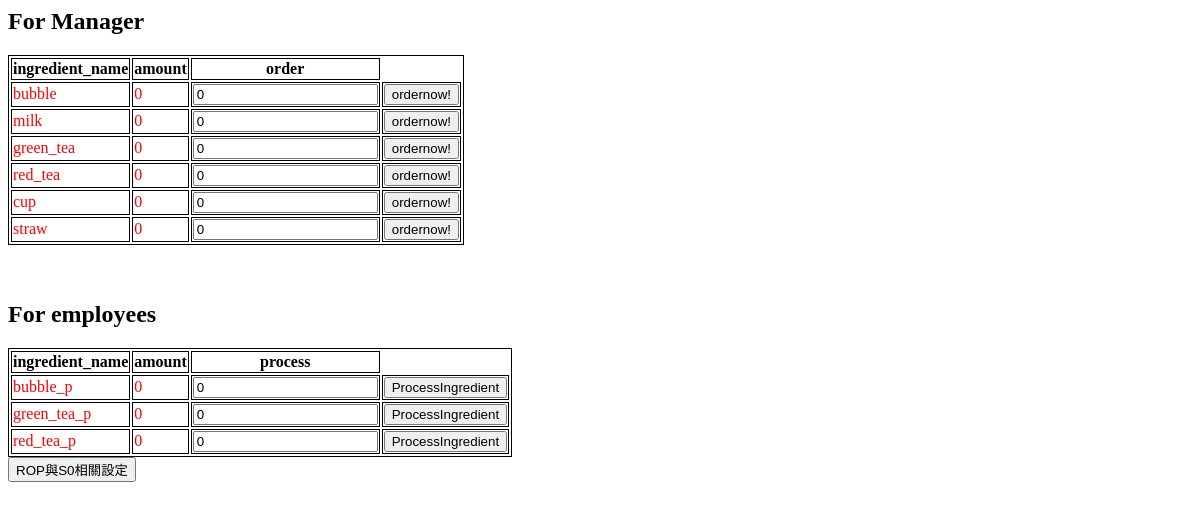
/listingredient/, run on an earlier commit of the app's database.
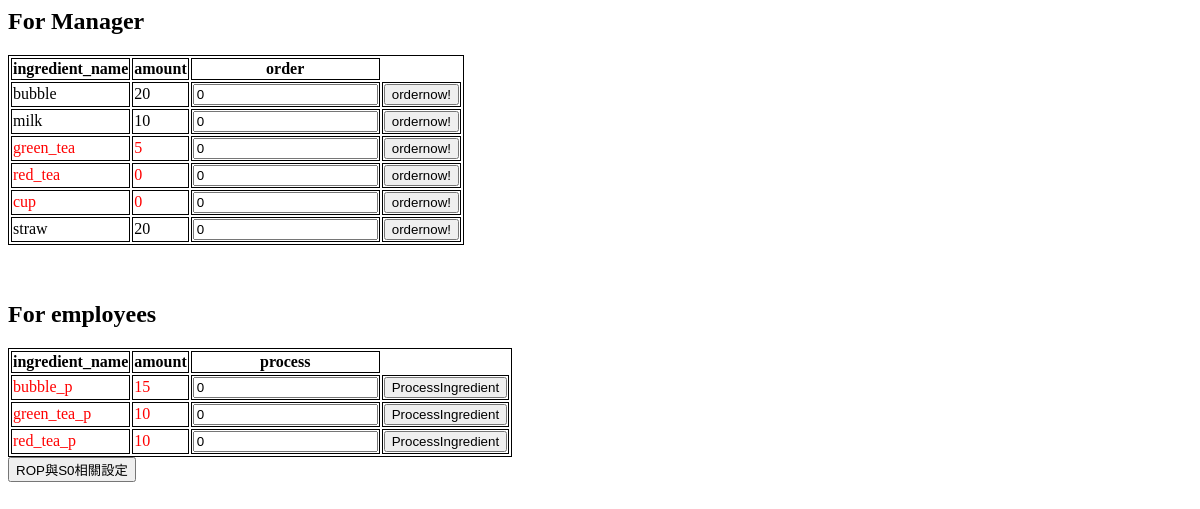
And on a later commit of the database.
### drink/models.py (models this page shows, shortened)
class Ingredient(models.Model):
    ingredient_name = models.CharField(max_length=20)
    amount = models.DecimalField(max_digits=5, decimal_places=0)
    is_processed = models.BooleanField(default=False)
    supplier = models.ManyToManyField(Supplier, through='Ingredient_offerd_by_supplier')

### drink/views.py (the view)
# urls.py: path('listingredient/',list_ingredient),
def list_ingredient(request):
        i_list=list(Ingredient.objects.all().filter(is_processed=False))
        processed_i_list=list(Ingredient.objects.all().filter(is_processed=True))
        i_para_dict=geti_level_dict()
        pi_para_dict=getp_i_level_dict()
        for i in i_list:
            i_order_amount_str=i.ingredient_name+"_orderamount"
            if i.ingredient_name+"_orderamount" in request.GET:
                order_val=int(request.GET[i.ingredient_name+"_orderamount"])
                if order_val > 0:
                    i.amount = i.amount + order_val
                    i.save()
        for i in processed_i_list:
            i_process_amount_str=i.ingredient_name+"_processamount"
            if i.ingredient_name+"_processamount" in request.GET:
                process_val=int(request.GET[i.ingredient_name+"_processamount"])
                if process_val > 0:
                    i.amount = i.amount + process_val
                    i.save()
        return render(request,'manager_check_i.html',locals())

### drink/views.py (called while the page is built)
@register.filter
def get_item(dictionary, key):
    return dictionary.get(key)

def getp_i_level_dict():
    p_i_dict={}
    p_i_dict['bubble_p']=20
    p_i_dict['green_tea_p']=20
    p_i_dict['red_tea_p']=20
    return p_i_dict

def geti_level_dict():
    i_para_dict={}
    i_para_list_ROP=list(ROP_Parameters.objects.all())
    for i in i_para_list_ROP:
        i_para_dict[i.ingredient_name]=i.ROP
    i_para_list_S0=list(S0_Parameters.objects.all())
    for i in i_para_list_S0:
        i_para_dict[i.ingredient_name]=i.S0
    return i_para_dict

### drink/templates/manager_check_i.html (shortened to what this page needs)
<html>
	<head>
	</head>
	<body>
		<h2>For Manager</h2>
		<table>
			<tr>
				<th>ingredient_name</th>
				<th>amount</th>
				<th>order</th>
			</tr>
			{%for i in i_list%}
			{%if i.amount < i_para_dict|get_item:i.ingredient_name %}
				<tr id="i_row" style="color:red">
			{%else%}
				<tr id="i_row">
			{%endif%}
				<td>{{i.ingredient_name}}</td>
				<td>{{i.amount}}</td>
				<form method="GET" action="">
					<td>
						<input name="{{i.ingredient_name}}_orderamount" id="{{i.ingredient_name}}_orderamount" type="number" value=0>
					</td>
					<td>
						<input type="submit" value="ordernow!">
					</td>
				</form>
			</tr>
			{%endfor%}
		</table>
		<br><br>
		<h2>For employees</h2>
		<table>
			<tr>
				<th>ingredient_name</th>
				<th>amount</th>
				<th>process</th>
			</tr>
			{%for i in processed_i_list%}
			{%if i.amount < pi_para_dict|get_item:i.ingredient_name %}
				<tr style="color:red">
			{%else%}
				<tr>
			{%endif%}
				<td>{{i.ingredient_name}}</td>
				<td>{{i.amount}}</td>
				<form method="GET" action="">
					<td>
						<input name="{{i.ingredient_name}}_processamount" id="{{i.ingredient_name}}_processamount" type="number" value=0>
					</td>
					<td>
						<input type="submit" value="ProcessIngredient">
					</td>
				</form>
			</tr>
			{%endfor%}
		</table>
		<form method="GET" action="/level_setup/">
			<input type="submit" value="ROP與S0相關設定">
		</form>
	</body>
</html>

### drink/templates/manager_check_i.html (style rules this page uses)
table,td,th { border: 1px solid black; }

What changed in the data, as far as the page shows it:
changed Ingredient "bubble": amount "0" → "20"
changed Ingredient "milk": amount "0" → "10"
changed Ingredient "green_tea": amount "0" → "5"
changed Ingredient "straw": amount "0" → "20"
changed Ingredient "bubble_p": amount "0" → "15"
changed Ingredient "green_tea_p": amount "0" → "10"
changed Ingredient "red_tea_p": amount "0" → "10"
